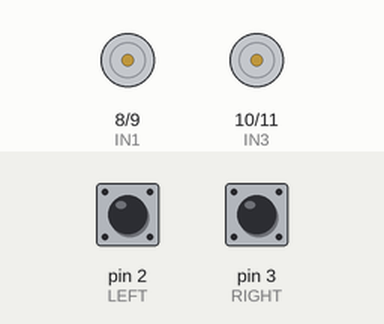
A sketch run on a simulated Arduino Uno, built with avr-gcc and run on an emulated ATmega328P. Parts: motor-driver pin pairs drawn as motors (green arrow = first pin HIGH = forward, orange = second pin HIGH = backward, longer = more drive, scaled by the enable pin). Inputs (shaded band) come from the test bench; at power-on: pin 2 (LEFT) HIGH, pin 3 (RIGHT) HIGH.

Above: at 1.2 s.
1.3 s: pin 2 (LEFT) pulled LOW for 0.15 s
At 1.37 s:
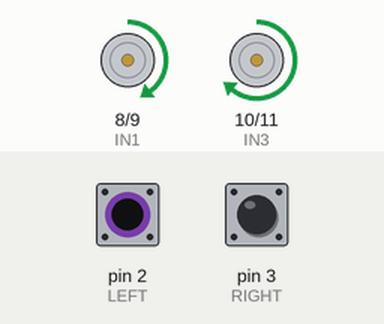
2.9 s: pin 3 (RIGHT) pulled LOW for 0.15 s
At 2.97 s:
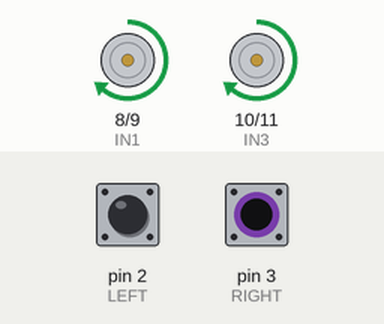
4.5 s: pin 3 (RIGHT) pulled LOW for 3.2 s
At 5.7 s:
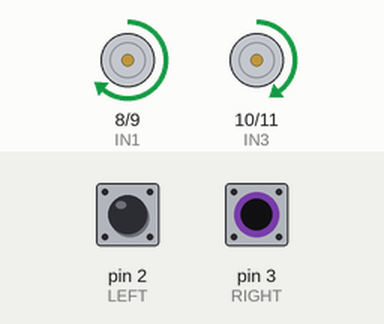
9.2 s: pin 2 (LEFT) pulled LOW for 3.2 s
At 10.5 s:
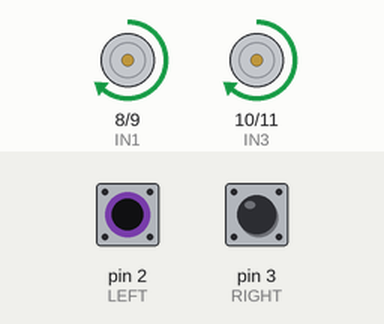
13.9 s: pin 2 (LEFT) driven LOW and pin 3 (RIGHT) driven LOW
At 15.3 s:
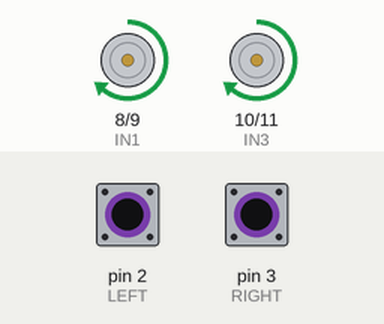
Timing chart, 0 to 16.4 s (numbered marks = the images above; inputs shaded):
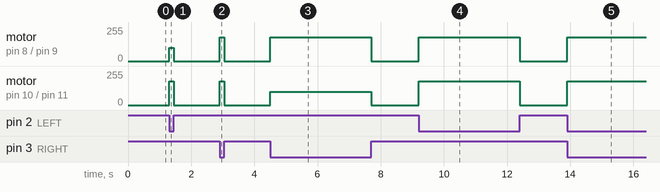

Measured:
- after the input at 1.3 s, motor on pin 8 (IN1) / pin 9 (IN2): stopped → forward 100/255 at once, → stopped 0.15 s later; motor on pin 10 (IN3) / pin 11 (IN4): stopped → forward 180/255 at once, → stopped 0.15 s later
- after the input at 2.9 s, motor on pin 8 (IN1) / pin 9 (IN2), motor on pin 10 (IN3) / pin 11 (IN4): stopped → forward 180/255 at once, → stopped 0.15 s later
- after the input at 4.5 s, motor on pin 8 (IN1) / pin 9 (IN2): stopped → forward 180/255 at once, → stopped 3.2 s later; motor on pin 10 (IN3) / pin 11 (IN4): stopped → forward 100/255 at once, → stopped 3.2 s later
- after the input at 9.2 s, motor on pin 8 (IN1) / pin 9 (IN2), motor on pin 10 (IN3) / pin 11 (IN4): stopped → forward 180/255 at once, → stopped 3.2 s later
- after the input at 13.9 s, motor on pin 8 (IN1) / pin 9 (IN2), motor on pin 10 (IN3) / pin 11 (IN4): stopped → forward 180/255 at once

The sketch:

line_following_robot.ino
```cpp
// Motor control pins
const int ENA = 5;
const int IN1 = 8;
const int IN2 = 9;
const int ENB = 6;
const int IN3 = 10;
const int IN4 = 11;

// IR sensors
const int LEFT = 2;
const int RIGHT = 3;

void setup() {
  pinMode(ENA, OUTPUT);
  pinMode(IN1, OUTPUT);
  pinMode(IN2, OUTPUT);
  pinMode(ENB, OUTPUT);
  pinMode(IN3, OUTPUT);
  pinMode(IN4, OUTPUT);

  pinMode(LEFT, INPUT);
  pinMode(RIGHT, INPUT);
}

void loop() {
  int left = digitalRead(LEFT);
  int right = digitalRead(RIGHT);

  if (left == LOW && right == LOW) {
    // Both sensors on line
    forward(180, 180);
  } else if (left == LOW && right == HIGH) {
    // Left sensor on line
    forward(100, 180);
  } else if (left == HIGH && right == LOW) {
    // Right sensor on line
    forward(180, 100);
  } else {
    // No line
    stopMotors();
  }
}

void forward(int leftSpeed, int rightSpeed) {
  digitalWrite(IN1, HIGH);
  digitalWrite(IN2, LOW);
  analogWrite(ENA, leftSpeed);

  digitalWrite(IN3, HIGH);
  digitalWrite(IN4, LOW);
  analogWrite(ENB, rightSpeed);
}

void stopMotors() {
  digitalWrite(IN1, LOW);
  digitalWrite(IN2, LOW);
  analogWrite(ENA, 0);

  digitalWrite(IN3, LOW);
  digitalWrite(IN4, LOW);
  analogWrite(ENB, 0);
}
```
